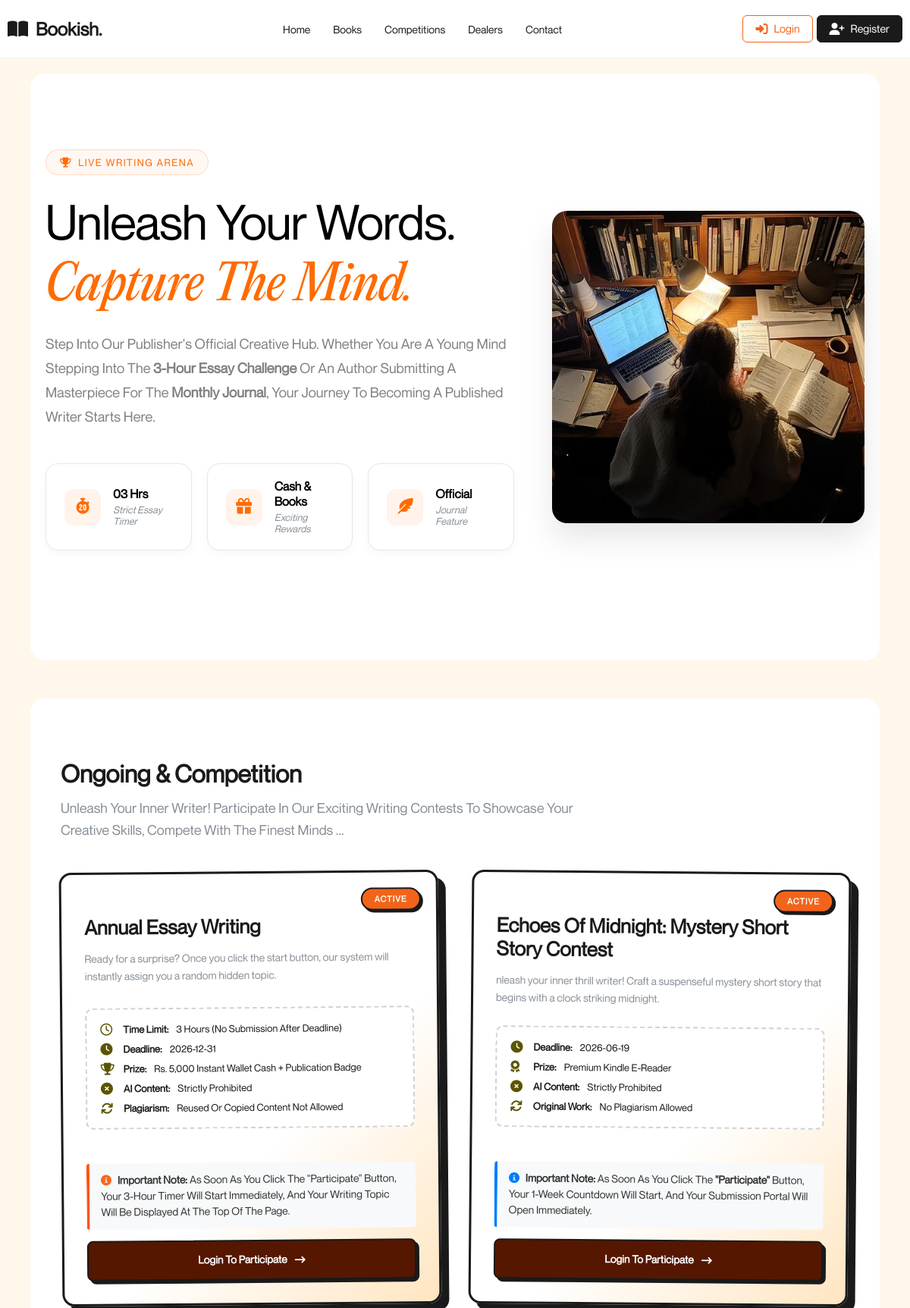
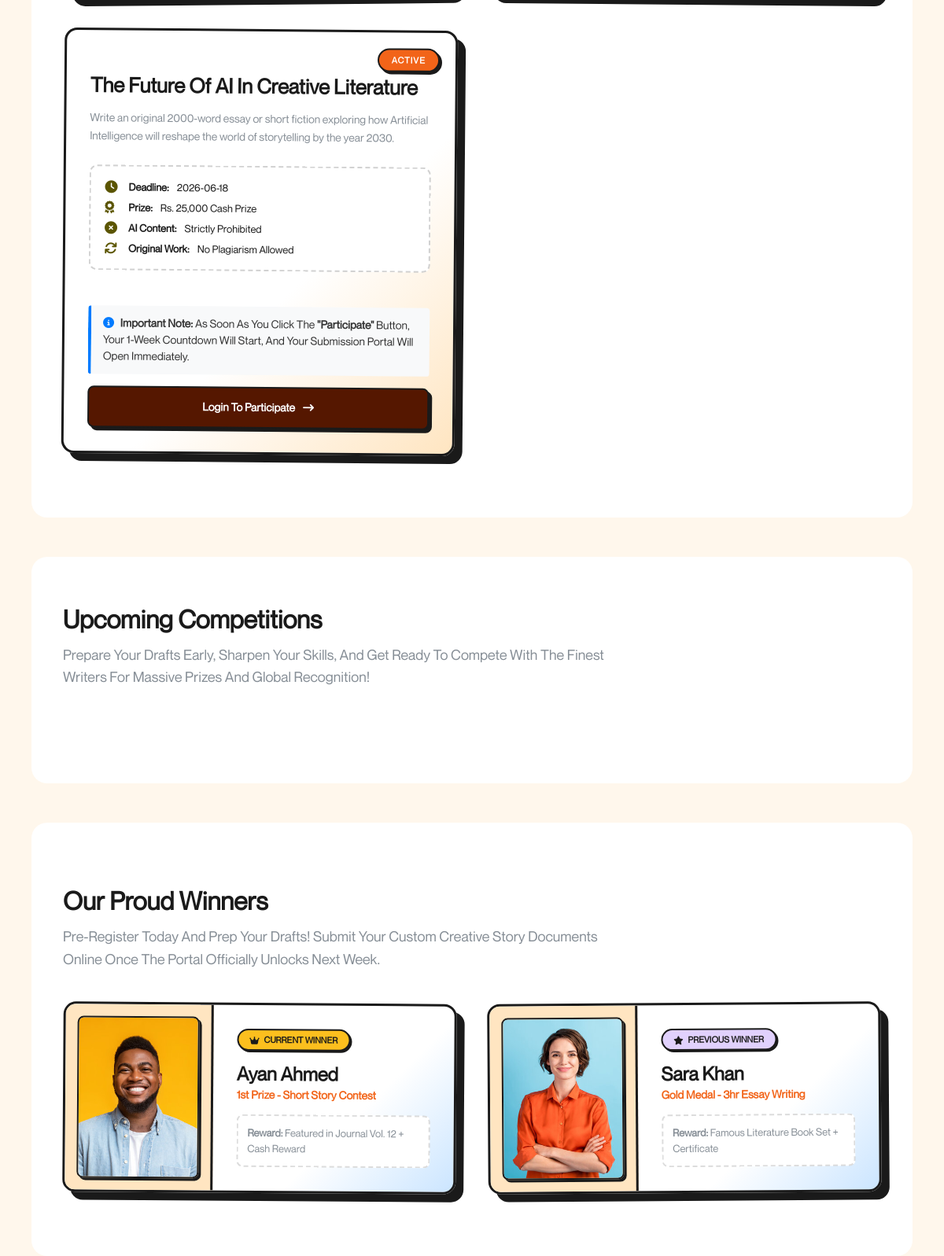
The page /competitions.php on the database its author committed (2 pictures, top to bottom).
### tables this page shows
CREATE TABLE `competitions` (
  `id` int(11) NOT NULL,
  `title` varchar(255) NOT NULL,
  `description` text NOT NULL,
  `reward` varchar(255) NOT NULL,
  `deadline` date NOT NULL,
  `status` enum('active','upcoming') NOT NULL DEFAULT 'upcoming',
  `created_at` timestamp NOT NULL DEFAULT current_timestamp()
);

### competitions.php (the view, shortened to what this page needs)
<?php
include('auth.php');
$already_submitted = false;
?>
<!DOCTYPE html>
<html lang="en">
<head>
    <link rel="stylesheet" href="css/style.css">
    <link rel="stylesheet" href="https://cdnjs.cloudflare.com/ajax/libs/font-awesome/6.4.0/css/all.min.css">
</head>
<body>
    <?php include 'navbar.php'; ?>
    <div class="app-container">
        <section class="premium-hero">
            <div class="hero-grid">
                <div class="hero-wrapper">
                    <div class="badge-container">
                        <span class="hero-badge">
                            <i class="fa-solid fa-trophy"></i> Live Writing Arena
                        </span>
                    </div>
                    <h1>Unleash Your Words.<br><span class="gradient-text">Capture The Mind.</span></h1>
                    <p class="hero-subtitle">
                        Step into our publisher's official creative hub. Whether you are a young mind stepping into the <strong>3-Hour Essay Challenge</strong> or an author submitting a masterpiece for the <strong>Monthly Journal</strong>, your journey to becoming a published writer starts here.
                    </p>
                    <div class="hero-stats">
                        <div class="stat-item">
                            <div class="stat-icon-wrap"><i class="fa-solid fa-stopwatch-20"></i></div>
                            <div class="stat-info-wrap">
                                <span class="stat-num">03 Hrs</span>
                                <span class="stat-label">Strict Essay Timer</span>
                            </div>
                        </div>
                        <div class="stat-item">
                            <div class="stat-icon-wrap"><i class="fa-solid fa-gift"></i></div>
                            <div class="stat-info-wrap">
                                <span class="stat-num">Cash & Books</span>
                                <span class="stat-label">Exciting Rewards</span>
                            </div>
                        </div>
                        <div class="stat-item">
                            <div class="stat-icon-wrap"><i class="fa-solid fa-feather-pointed"></i></div>
                            <div class="stat-info-wrap">
                                <span class="stat-num">Official</span>
                                <span class="stat-label">Journal Feature</span>
                            </div>
                        </div>
                    </div>
                </div>
                <div class="hero-img-wrap">
                    <img src="images/comp.webp" alt="Creative Arena Illustration">
                </div>
            </div>
        </section>
        <section class="competition-section">
            <div class="section-container">
                <h2 class="section-title">Ongoing &amp; Competition</h2>
                <p class="section-subtitle">Unleash your inner writer! Participate in our exciting writing contests to showcase your creative skills, compete with the finest minds ...
                </p>
                <div class="comp-grid">
                    <?php
                    $static_query = "SELECT * FROM competitions WHERE id = 1";
                    $static_result = mysqli_query($conn, $static_query);
                    $static_row = mysqli_fetch_assoc($static_result);
                    ?>
                    <div class="comp-card dynamic-tilt-left">
                        <div class="comp-badge status-active"><?php echo $static_row['status']; ?></div>
                        <div class="comp-content">
                            <h3>Annual Essay Writing</h3>
                            <p class="comp-desc">Ready for a surprise? Once you click the start button, our system will instantly assign you a random hidden topic.</p>
                            <div class="comp-meta">
                                <span><i class="fa-regular fa-clock"></i> <strong>Time Limit:</strong> 3 Hours (No submission after deadline)</span>
                                <span><i class="fa-solid fa-clock"></i> <strong>Deadline:</strong><?php echo $static_row['deadline']; ?></span>
                                <span><i class="fa-solid fa-trophy"></i> <strong>Prize:</strong><?php echo $static_row['reward']; ?></span>
                                <span><i class="fa-solid fa-circle-xmark"></i> <strong>AI Content:</strong> Strictly prohibited</span>
                                <span><i class="fa-solid fa-arrows-rotate"></i> <strong>Plagiarism:</strong> Reused or copied content not allowed</span>
                            </div>
                            <div class="comp-instructions" style="background-color: #f8f9fa; border-left: 4px solid #ff5314; padding: 12px 15px; margin: 15px 0; border-radius: 4px; font-size: 14px; color: #333; line-height: 1.5;">
                                <p style="margin: 0;">
                                    <i class="fa-solid fa-circle-info" style="color: #ff651e; margin-right: 5px;"></i>
                                    <strong>Important Note:</strong> As soon as you click the "Participate" button, your 3-hour timer will start immediately, and your writing topic will be displayed at the top of the page.
                                </p>
                            </div>
                            <?php if (isset($_SESSION['name'])): ?>
                                <?php if ($already_submitted): ?>
                                    <a href="javascript:void(0)" class="comp-btn"
                                        style="background-color:#2b9348; color:#ffffff; cursor:not-allowed;">
                                        Submitted Successfully!
                                    </a>
                                <?php else: ?>
                                    <a href="javascript:void(0)" id="participate-btn" class="comp-btn btn-primary">
                                        Participate Now <i class="fa-solid fa-arrow-right-long"></i>
                                    </a>
                                <?php endif; ?>
                            <?php else: ?>
                                <a href="login.php" class="comp-btn btn-primary">
                                    Login to Participate <i class="fa-solid fa-arrow-right-long"></i>
                                </a>
                            <?php endif; ?>
                        </div>
                    </div>
                    <?php
                    $dynamic_query = "SELECT * FROM competitions WHERE status = 'active' AND id != 1 ORDER BY id DESC";
                    $dynamic_result = mysqli_query($conn, $dynamic_query);
                   while ($row = mysqli_fetch_assoc($dynamic_result)) {
    $already_submitted_story = false;
                    ?>
                        <div class="comp-card dynamic-tilt-right">
                            <div class="comp-badge status-active"><?php echo $row['status'] ?></div>
                            <div class="comp-content">
                                <h3><?php echo $row['title'] ?></h3>
                                <p class="comp-desc"><?php echo $row['description'] ?></p>
                                <div class="comp-meta">
                                    <span><i class="fa-solid fa-clock"></i> <strong>Deadline:</strong><?php echo $row['deadline'] ?></span>
                                    <span><i class="fa-solid fa-award"></i> <strong>Prize:</strong><?php echo $row['reward'] ?></span>
                                    <span><i class="fa-solid fa-circle-xmark"></i> <strong>AI Content:</strong> Strictly prohibited</span>
                                    <span><i class="fa-solid fa-arrows-rotate"></i> <strong>Original Work:</strong> No plagiarism allowed</span>
                                </div>
                                <div class="comp-instructions" style="background-color: #f8f9fa; border-left: 4px solid #007bff; padding: 12px 15px; margin: 15px 0; border-radius: 4px; font-size: 14px; color: #333; line-height: 1.5;">
                                    <p style="margin: 0;">
                                        <i class="fa-solid fa-circle-info" style="color: #007bff; margin-right: 5px;"></i>
                                        <strong>Important Note:</strong> As soon as you click the <strong>"Participate"</strong> button, your 1-week countdown will start, and your submission portal will open immediately.
                                    </p>
                                </div>
                                <?php if (isset($_SESSION['name'])): ?>
    <?php if ($already_submitted_story): ?>
        <a href="javascript:void(0)" class="comp-btn"
           style="background-color:#2b9348; color:#ffffff; cursor:not-allowed;">
            Submitted Successfully!
        </a>
    <?php else: ?>
        <a href="javascript:void(0)"
           class="comp-btn btn-primary participate-story-btn"
           data-id="<?php echo $row['id']; ?>"
           data-title="<?php echo htmlspecialchars($row['title']); ?>">
            Participate Now <i class="fa-solid fa-arrow-right-long"></i>
        </a>
    <?php endif; ?>
<?php else: ?>
    <a href="login.php" class="comp-btn btn-primary">
        Login to Participate <i class="fa-solid fa-arrow-right-long"></i>
    </a>
<?php endif; ?>
                            </div>
                        </div>
                    <?php
                    }
                    ?>
                </div>
            </div>
        </section>
        <section class="competition-section upcoming-section" style="padding-top: 0;">
            <div class="section-container">
                <h2 class="section-title">Upcoming Competitions</h2>
                <p class="section-subtitle">Prepare your drafts early, sharpen your skills, and get ready to compete with the finest writers for massive prizes and global recognition!</p>
            </div>
        </section>
        <section class="winners-section">
            <div class="section-container">
                <h2 class="section-title">Our Proud Winners</h2>
                <p class="section-subtitle">Pre-register today and prep your drafts! Submit your custom creative story documents online once the portal officially unlocks next week.
                </p>
                <div class="winners-grid">
                    <div class="winner-card card-tilt-left">
                        <div class="winner-img-container">
                            <img src="images/pr2.webp" alt="Current Competition Winner" class="winner-img">
                        </div>
                        <div class="winner-info">
                            <span class="winner-tag tag-current"><i class="fa-solid fa-crown"></i> Current Winner</span>
                            <h4>Ayan Ahmed</h4>
                            <p class="winner-achievement">1st Prize - Short Story Contest</p>
                            <div class="winner-reward-box">
                                <p class="winner-reward"><strong>Reward:</strong> Featured in Journal Vol. 12 + Cash Reward</p>
                            </div>
                        </div>
                    </div>
                    <div class="winner-card card-tilt-right">
                        <div class="winner-img-container">
                            <img src="images/pr1.webp" alt="Previous Competition Winner" class="winner-img">
                        </div>
                        <div class="winner-info">
                            <span class="winner-tag tag-previous"><i class="fa-solid fa-star"></i> Previous Winner</span>
                            <h4>Sara Khan</h4>
                            <p class="winner-achievement">Gold Medal - 3hr Essay Writing</p>
                            <div class="winner-reward-box">
                                <p class="winner-reward"><strong>Reward:</strong> Famous Literature Book Set + Certificate</p>
                            </div>
                        </div>
                    </div>
                </div>
            </div>
        </section>
    </div>
</body>
</html>

### rows shown on the page
competitions: status "ACTIVE", deadline "2026-12-31", reward "Rs. 5,000 Instant Wallet Cash + Publication Badge"
competitions: status "ACTIVE", title "Echoes Of Midnight: Mystery Short Story Contest", description "nleash your inner thrill writer! Craft a suspenseful mystery short story that begins with a clock striking midnight.", deadline "2026-06-19", reward "Premium Kindle E-Reader"
competitions: status "ACTIVE", title "The Future Of AI In Creative Literature", description "Write an original 2000-word essay or short fiction exploring how Artificial Intelligence will reshape the world of storytelling by the year 2030.", deadline "2026-06-18", reward "Rs. 25,000 Cash Prize"
